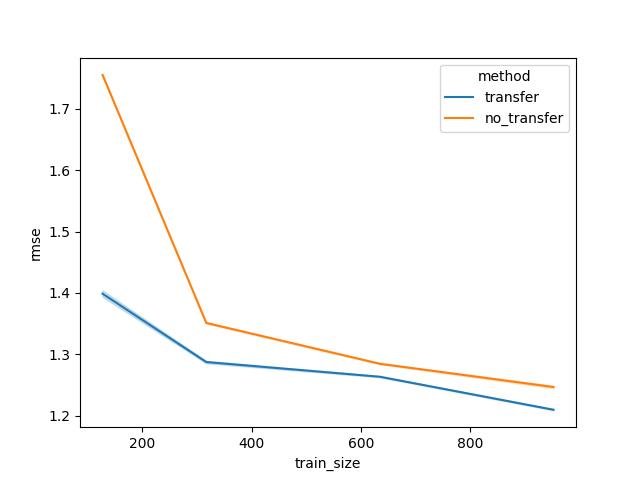
#> input picture boosting/viz/results_Norrland_Hgv.jpg, 640 x 480 px, found by its file name
$ python final_results_viz.py
#> lines starting #> are read from the running program, lines starting #| are printed output that depends on the picture
import matplotlib.pyplot as plt
import os
import numpy as np
import seaborn as sns

target_folder = "viz/optimal_viz"
plt.figure(figsize = (10,8))
i = 0
for file in ['results_Norrland_Hgv.jpg', 'results_Norrland_Dgv.jpg', 'results_Norrland_Volume.jpg',
             'results_Lettland_Hgv.jpg', 'results_Lettland_Dgv.jpg', 'results_Lettland_Volume.jpg',]:

    img = plt.imread(os.path.join(target_folder, file))
#> img is the input picture: shape (480, 640, 3); mean R, G, B 250.8, 250.7, 250.3
    plt.subplot(2,3,i+1)
    plt.imshow(img)
    plt.axis('off')
    i += 1
plt.subplots_adjust(wspace=0.1, hspace=-0.5)
plt.savefig(os.path.join('viz/optimal_viz', 'final_viz.jpg'), dpi = 600, bbox_inches = 'tight', pad_inches = 0.1)
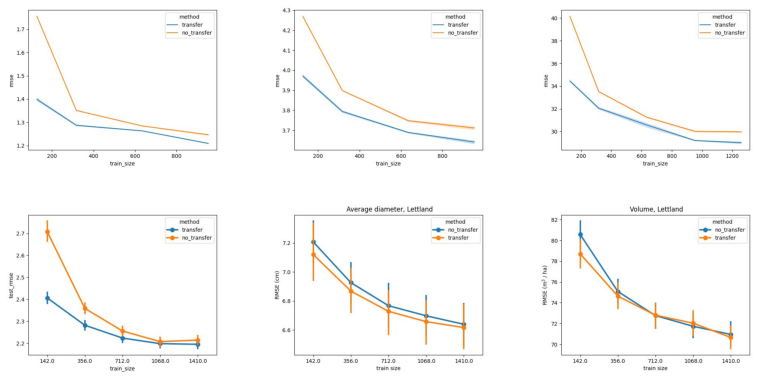
#> figure drawn by matplotlib, 6 panels
